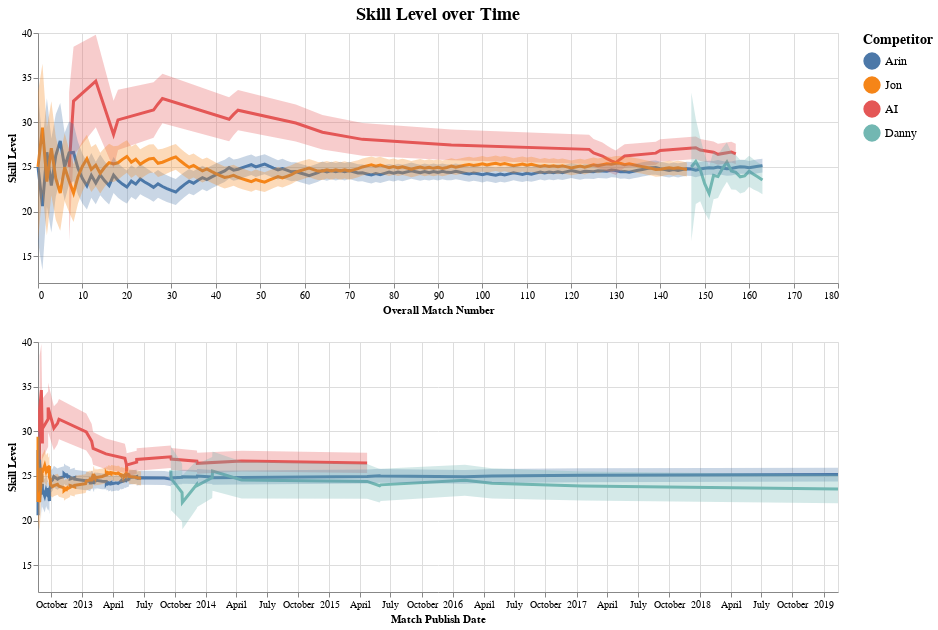

The cell this chart's notebook holds for it:
### Code cell
make_trueskill_plot(
    x_axis_column='overall_match_number',
    x_axis_label='Overall Match Number',
    x_axis_column_2='match_publish_date', 
    x_axis_label_2 = 'Match Publish Date'
)

### Figure 1 — Vega-Lite specification as saved in the notebook (floating-point values rounded to 4 significant figures; data arrays with more than 128 entries replaced by an {"elided": "..."} marker saying what was removed)
{"config": {"view": {"continuousWidth": 400, "continuousHeight": 300}, "title": {"fontSize": 18}}, "vconcat": [{"layer": [{"mark": {"type": "line", "strokeWidth": 3}, "encoding": {"color": {"type": "nominal", "field": "competitor", "legend": {"labelFontSize": 12, "symbolSize": 250, "titleFontSize": 14}, "sort": ["Arin", "Jon", "AI", "Danny"], "title": "Competitor"}, "opacity": {"condition": {"value": 1, "selection": "selector001"}, "value": 0.1}, "y": {"type": "quantitative", "field": "mu", "scale": {"zero": false}, "title": "Skill Level"}}, "selection": {"selector001": {"type": "multi", "fields": ["competitor"], "bind": "legend"}, "final_match_number": {"type": "single", "fields": ["overall_match_number"], "bind": {"input": "range", "max": 163.0, "min": 1, "name": "Final Match Number: ", "step": 1}, "init": {"overall_match_number": 163.0}}}}, {"mark": "area", "encoding": {"color": {"type": "nominal", "field": "competitor", "legend": {"labelFontSize": 12, "symbolSize": 250, "titleFontSize": 14}, "sort": ["Arin", "Jon", "AI", "Danny"], "title": "Competitor"}, "fillOpacity": {"condition": {"value": 0.3, "selection": "selector001"}, "value": 0.05}, "y": {"type": "quantitative", "field": "y"}, "y2": {"field": "y2"}}, "height": 250, "transform": [{"calculate": "datum.mu+datum.sigma", "as": "y"}, {"calculate": "datum.mu-datum.sigma", "as": "y2"}], "width": 800}], "encoding": {"x": {"type": "quantitative", "field": "overall_match_number", "title": "Overall Match Number"}}, "title": "Skill Level over Time"}, {"layer": [{"mark": {"type": "line", "strokeWidth": 3}, "encoding": {"color": {"type": "nominal", "field": "competitor", "legend": {"labelFontSize": 12, "symbolSize": 250, "titleFontSize": 14}, "sort": ["Arin", "Jon", "AI", "Danny"], "title": "Competitor"}, "opacity": {"condition": {"value": 1, "selection": "selector001"}, "value": 0.1}, "y": {"type": "quantitative", "field": "mu", "scale": {"zero": false}, "title": "Skill Level"}}, "selection": {"selector001": {"type": "multi", "fields": ["competitor"], "bind": "legend"}, "final_match_number": {"type": "single", "fields": ["overall_match_number"], "bind": {"input": "range", "max": 163.0, "min": 1, "name": "Final Match Number: ", "step": 1}, "init": {"overall_match_number": 163.0}}}}, {"mark": "area", "encoding": {"color": {"type": "nominal", "field": "competitor", "legend": {"labelFontSize": 12, "symbolSize": 250, "titleFontSize": 14}, "sort": ["Arin", "Jon", "AI", "Danny"], "title": "Competitor"}, "fillOpacity": {"condition": {"value": 0.3, "selection": "selector001"}, "value": 0.05}, "y": {"type": "quantitative", "field": "y"}, "y2": {"field": "y2"}}, "height": 250, "transform": [{"calculate": "datum.mu+datum.sigma", "as": "y"}, {"calculate": "datum.mu-datum.sigma", "as": "y2"}], "width": 800}], "encoding": {"x": {"type": "temporal", "field": "match_publish_date", "title": "Match Publish Date"}}}], "data": {"name": "data-891c5338cdc6b6bb30ba65b111a50827"}, "transform": [{"filter": "(datum.overall_match_number <= final_match_number.overall_match_number)"}], "$schema": "https://vega.github.io/schema/vega-lite/v4.8.1.json", "datasets": {"data-891c5338cdc6b6bb30ba65b111a50827": {"elided": "359 records"}}}
